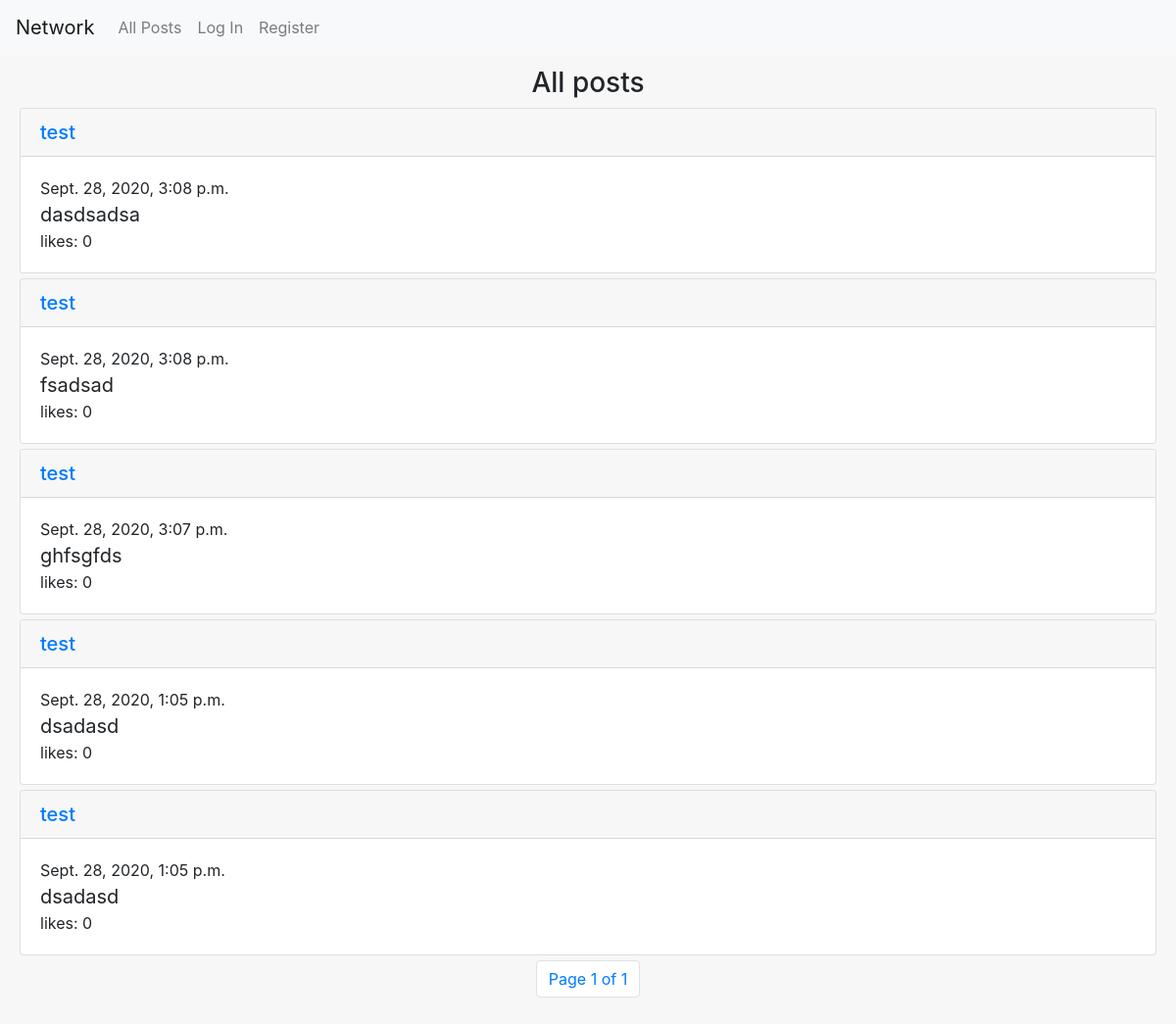
The app's page /, older data.
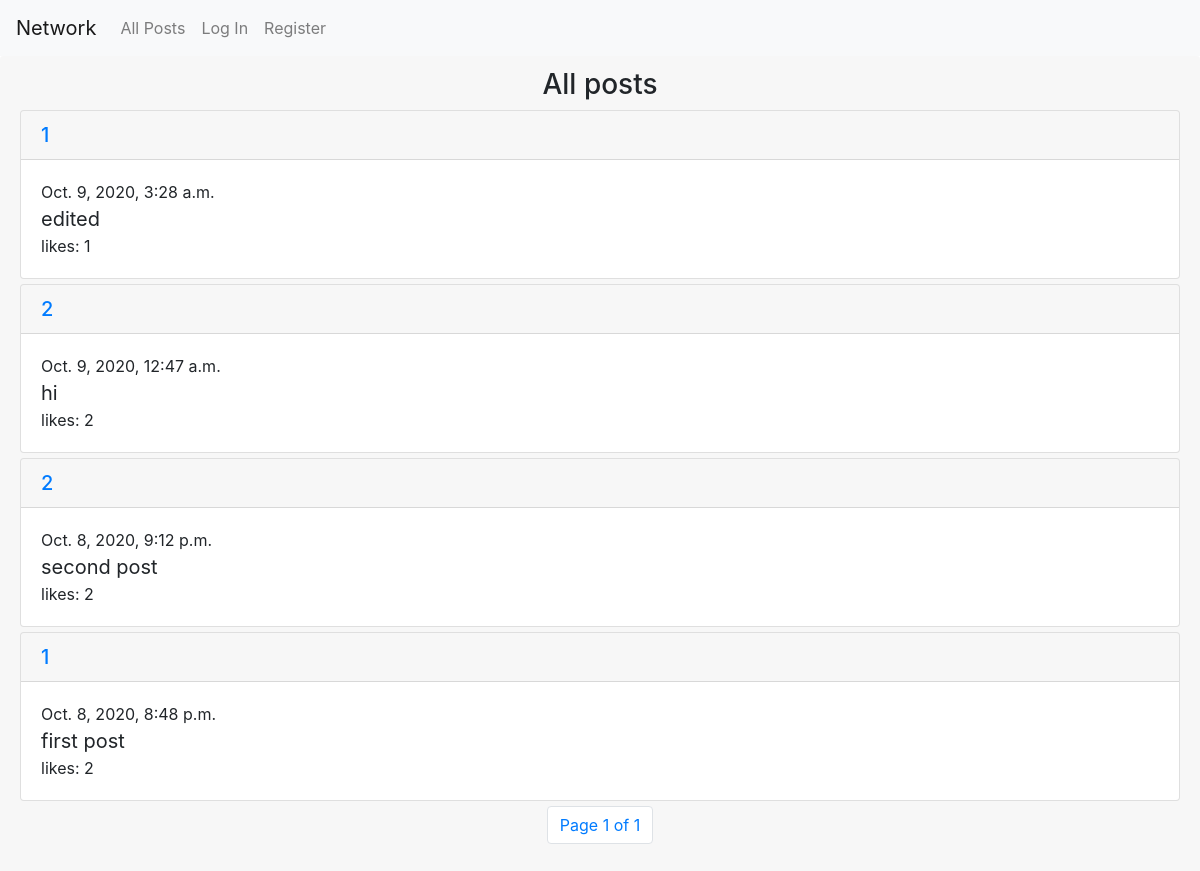
The same page, newer data.
### network/models.py (models this page shows, shortened)
class Post(models.Model):
    user = models.ForeignKey("User", on_delete=models.CASCADE,related_name="posts")
    content = models.TextField(blank=True)
    timestamp = models.DateTimeField(auto_now_add=True)
    like = models.ManyToManyField("User" ,related_name="liked")
    likes_count = models.IntegerField(default=0)

class User(AbstractUser):
    following = models.ManyToManyField("User" ,related_name="followers")
    followers_count = models.IntegerField(default=0)
    following_count = models.IntegerField(default=0)

### network/views.py (the view)
# urls.py: path("", views.index, name="index"),
def index(request):
    posts = Post.objects.all()
    posts = posts.order_by("-timestamp").all()
    paginator = Paginator(posts, 10)
    page_number = request.GET.get('page')
    page_obj = paginator.get_page(page_number)
    print(page_number)
    print(page_obj)
    return render(request, "network/index.html", {
                "posts": page_obj,
            })

### network/templates/network/index.html (shortened to what this page needs)
{% extends "network/layout.html" %}
{% load static %}
{% block body %}
    <div class="card-header" id="posts_view">
    <div >
     <h3 class="profile_div">All posts</h3>
    </div>
    <div >
    <ul class="ul">
        {% for post in posts %}
        <li  class="padd">
            <div id="id{{post.id}}" class="card">
                <h5 class="card-header"><a href="{% url 'profile' post.user.username %}">{{post.user.username}}</a></h5>
                <div class="card-body ">
                <div>{{post.timestamp}}<br></div>
                <div id="content{{post.id}}"><p class="card-text blockquote mb-0">{{post.content}}</p></div>
                <div id="LC{{post.id}}">likes: {{post.like.count}}</div>
                </div>
            </div>
        </li>
        {% endfor %}
    </ul>
    </div>
    <div>
   <nav aria-label="Page navigation example">
        <ul class="pagination justify-content-center">
            <li class="page-item"> <a  class="page-link" href="#">Page {{ posts.number }} of {{ posts.paginator.num_pages }}</a></li>
         </ul>
    </nav>
    </div>
{% endblock %}

Row changes from the older to the newer data that the page shows:
removed Post: user.username "test", timestamp "Sept. 28, 2020, 3:08 p.m.", content "dasdsadsa", like.count "0"
removed Post: user.username "test", timestamp "Sept. 28, 2020, 3:08 p.m.", content "fsadsad", like.count "0"
removed Post: user.username "test", timestamp "Sept. 28, 2020, 1:05 p.m.", content "dsadasd", like.count "0"
removed Post: user.username "test", timestamp "Sept. 28, 2020, 1:05 p.m.", content "dsadasd", like.count "0"
added Post: user.username "1", timestamp "Oct. 9, 2020, 3:28 a.m.", content "edited", like.count "1"
changed Post: user.username "test" → "2"; timestamp "Sept. 28, 2020, 3:07 p.m." → "Oct. 9, 2020, 12:47 a.m."; content "ghfsgfds" → "hi"; like.count "0" → "2"
added Post: user.username "2", timestamp "Oct. 8, 2020, 9:12 p.m.", content "second post", like.count "2"
added Post: user.username "1", timestamp "Oct. 8, 2020, 8:48 p.m.", content "first post", like.count "2"
